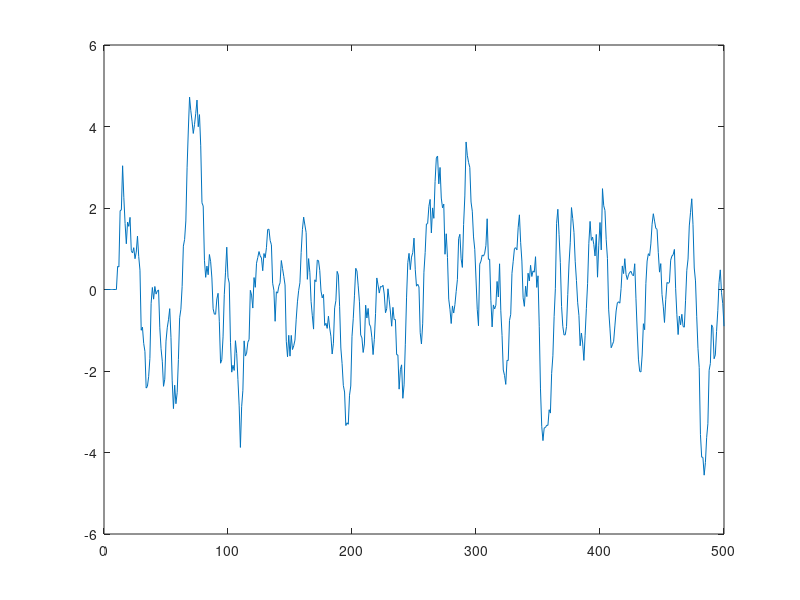

Source code (MATLAB): (Note: this script raises an error after producing the figure.)
clear all;
close all;
clc;
addpath("utilities")
N = 500; tic();
noise_mu = 0; noise_sigma = 0.5;
noise = noise_sigma*randn(1,N);
global ewls_lambda = 0.99999;
global ewls_lambda_0 = 0.99998;
global ewls_noise_variance_coupled = 1; % 1=coupled | other=decoupled
global ewls_initial_cov_matrix = 100;

c= poly([0.7; 0.7; 0.6; -0.4+0.4i; -0.4-0.4i; 0.3+0.4i; 0.3-0.4i; 0.0; -0.1; -0.6]);
ar_model = c(2:end).*(-1);
ar_model_output = zeros(size(noise));
model_rank = length(ar_model);
for i=1+model_rank:N
  ar_model_output(i) = sum(ar_model_output(i-1:-1:i-model_rank).*ar_model) + noise(i);
endfor

plot(ar_model_output);

ewls_recu_coefs = zeros(model_rank, N);
ewls_recu_cov = ewls_initial_cov_matrix.*eye(model_rank);
ewls_recu_error = zeros(size(ar_model_output));
ewls_recu_noise_variance = zeros(size(ar_model_output));
ewls_regression = zeros(model_rank, N);
for i=2:N
  print_progress("EWLS Recu", i, N, N/100);
  ewls_regression(:,i) = [ar_model_output(i-1); ewls_regression(1:end-1, i-1)];
  [ewls_recu_coefs(:,i), ewls_recu_cov, ewls_recu_error(i), ewls_recu_noise_variance(i)] = ewls_step( ...
          ar_model_output(i), ...
          ewls_regression(:,i), ...
          ewls_recu_cov, ...
          ewls_recu_coefs(:,i-1), ...
          ewls_recu_noise_variance(i-1));
endfor
print_progress("EWLS Recu", N, N, N/100);


ewls_iter_coefs = zeros(model_rank, N);
ewls_iter_error = zeros(size(ar_model_output));
ewls_iter_noise_variance = zeros(size(ar_model_output));
ewls_iter_r_inv = (1/ewls_initial_cov_matrix)*eye(model_rank);
ewls_iter_p = zeros(model_rank,1);
  
for t=1+model_rank:N
  print_progress("EWLS Iter", t, N, N/100);
  ewls_iter_error(t) = ar_model_output(t) - ewls_regression(:,t)' *ewls_iter_coefs(:,t-1);
  for i=1:t-1
    ewls_iter_r_inv += (ewls_lambda^(i-1))*ewls_regression(:,t-(i-1))*ewls_regression(:,t-(i-1))';
    ewls_iter_p += (ewls_lambda^(i-1))*ar_model_output(t-(i-1))*ewls_regression(:,t-(i-1));
  endfor
  ewls_iter_coefs(:,t) = ewls_iter_r_inv \ ewls_iter_p;
  
  ewls_iter_noise_variance(t) = 0;
  for i=2:t
    if(ewls_noise_variance_coupled==1)
      ewls_iter_noise_variance(t) += (ewls_lambda^(t-i))*(ar_model_output(i)-ewls_regression(:,i)'*ewls_iter_coefs(:,t))^2;
    else
      ewls_iter_noise_variance(t) += (ewls_lambda_0^(t-i))*ewls_iter_error(t)*ewls_iter_error(t);
    endif
  endfor
 ewls_iter_noise_variance(t) = ewls_iter_noise_variance(t)/(1/(1-ewls_lambda));
 %clear
 ewls_iter_r_inv = zeros(model_rank);
 ewls_iter_p = zeros(model_rank,1);
endfor
print_progress("EWLS Iter", N, N, N/100);
%plot(ar_model_output);

color_model = [0.0, 0.0, 0.0];
color_recu = [0.7 0.3, 0.1];
color_iter = [0.1 0.3, 0.7];

figure(1);
h_model = plot( (ones(model_rank,2).*[0, N])', [ar_model; ar_model], 'color', color_model);
hold on;
h_ewls_recu_coefs = plot(ewls_recu_coefs', 'color', color_recu, ':');
h_ewls_iter_coefs = plot(ewls_iter_coefs', 'color', color_iter, '--');
hold off;

xlim([-inf inf]); ylim([ 1.5*min(ar_model), 1.5*max(ar_model)]); grid on;
title("Model coefficients:");
legend([h_model, h_ewls_recu_coefs, h_ewls_iter_coefs]',  {"Model", "EWLS Recu", "EWLS Iter"});


figure(2);
subplot(2,1,1);
abs_recu = abs(ewls_recu_error);
abs_iter = abs(ewls_iter_error);
h_ewls_recu_coefs = plot(abs_recu, 'color', color_recu, ':');
hold on;
h_ewls_iter_coefs = plot(abs_iter, 'color', color_iter, '--');
hold off;
xlim([-inf inf]); ylim([ 0, noise_sigma*4 ]); grid on;
title("Absolute one step prediction errors:");
legend([h_ewls_recu_coefs, h_ewls_iter_coefs]',  {"EWLS Recu", "EWLS Iter"});

subplot(2,1,2);
h_ewls_recu_coefs = plot(ewls_recu_noise_variance, 'color', color_recu, ':');
hold on;
h_ewls_iter_coefs = plot(ewls_iter_noise_variance, 'color', color_iter, '--');
hold off;
xlim([-inf inf]); ylim([ min(min([ewls_iter_noise_variance; ewls_recu_noise_variance])), max(max([ewls_iter_noise_variance; ewls_recu_noise_variance])) ]); grid on;
title("Noise variance:");
legend([h_ewls_recu_coefs, h_ewls_iter_coefs]',  {"EWLS Recu", "EWLS Iter"});


figure(3);
subplot(3,1,1);
plot(abs(ewls_recu_coefs' - ewls_iter_coefs'), 'color', color_recu); 
xlim([-inf inf]); ylim([0 noise_sigma*2]); grid on;
title("Coefficients trajectory absolute difference");

subplot(3,1,2);
plot(abs(ewls_recu_error - ewls_iter_error), 'color', color_recu); 
xlim([-inf inf]); ylim([0 noise_sigma*2]); grid on;
title("One step prediction error trajectory absolute difference");

subplot(3,1,3);
plot(abs(ewls_recu_noise_variance - ewls_iter_noise_variance), 'color', color_recu); 
xlim([-inf inf]); ylim([0 noise_sigma*2]); grid on;
title("Noise variance absolute difference");
